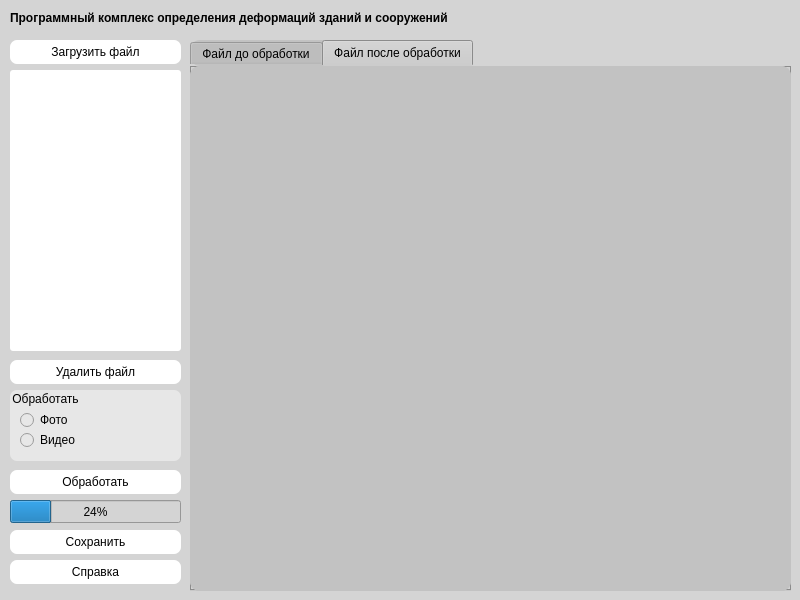
<?xml version="1.0" encoding="UTF-8"?>
<ui version="4.0">
 <class>Widget</class>
 <widget class="QWidget" name="Widget">
  <property name="geometry">
   <rect>
    <x>0</x>
    <y>0</y>
    <width>800</width>
    <height>600</height>
   </rect>
  </property>
  <property name="windowTitle">
   <string>Сибирский государственный университет геосистем и технологий </string>
  </property>
  <property name="styleSheet">
   <string notr="true">background-color: rgb(255, 255, 255);
background-color: rgb(212, 212, 212);</string>
  </property>
  <widget class="QPushButton" name="DeleteButton">
   <property name="geometry">
    <rect>
     <x>10</x>
     <y>360</y>
     <width>171</width>
     <height>24</height>
    </rect>
   </property>
   <property name="styleSheet">
    <string notr="true">background-color: rgb(255, 255, 255);
font: 700 10pt &quot;Perpetua Titling MT&quot;;
border-radius: 7px;
</string>
   </property>
   <property name="text">
    <string>Удалить файл</string>
   </property>
  </widget>
  <widget class="QGroupBox" name="groupBox_2">
   <property name="geometry">
    <rect>
     <x>10</x>
     <y>390</y>
     <width>171</width>
     <height>71</height>
    </rect>
   </property>
   <property name="styleSheet">
    <string notr="true">background-color: rgb(231, 231, 231);
border-radius: 7px;
font: 700 10pt &quot;Perpetua Titling MT&quot;;</string>
   </property>
   <property name="title">
    <string>Обработать</string>
   </property>
   <widget class="QRadioButton" name="radioButton">
    <property name="geometry">
     <rect>
      <x>10</x>
      <y>20</y>
      <width>89</width>
      <height>20</height>
     </rect>
    </property>
    <property name="text">
     <string>Фото </string>
    </property>
   </widget>
   <widget class="QRadioButton" name="radioButton_2">
    <property name="geometry">
     <rect>
      <x>10</x>
      <y>40</y>
      <width>89</width>
      <height>20</height>
     </rect>
    </property>
    <property name="text">
     <string>Видео</string>
    </property>
   </widget>
  </widget>
  <widget class="QPushButton" name="ProcessingButton">
   <property name="geometry">
    <rect>
     <x>10</x>
     <y>470</y>
     <width>171</width>
     <height>24</height>
    </rect>
   </property>
   <property name="styleSheet">
    <string notr="true">border-radius: 7px;
background-color: rgb(255, 255, 255);
font: 700 10pt &quot;Perpetua Titling MT&quot;;</string>
   </property>
   <property name="text">
    <string>Обработать</string>
   </property>
  </widget>
  <widget class="QTabWidget" name="tabWidget">
   <property name="geometry">
    <rect>
     <x>190</x>
     <y>40</y>
     <width>601</width>
     <height>551</height>
    </rect>
   </property>
   <property name="styleSheet">
    <string notr="true">background-color: rgb(255, 255, 255);
font: 700 10pt &quot;Perpetua Titling MT&quot;;
background-color: rgb(194, 194, 194);
border-radius: 10px;</string>
   </property>
   <property name="currentIndex">
    <number>1</number>
   </property>
   <widget class="QWidget" name="tab">
    <attribute name="title">
     <string>Файл до обработки</string>
    </attribute>
   </widget>
   <widget class="QWidget" name="tab_2">
    <attribute name="title">
     <string>Файл после обработки</string>
    </attribute>
   </widget>
  </widget>
  <widget class="QProgressBar" name="progressBar">
   <property name="geometry">
    <rect>
     <x>10</x>
     <y>500</y>
     <width>171</width>
     <height>23</height>
    </rect>
   </property>
   <property name="styleSheet">
    <string notr="true"/>
   </property>
   <property name="value">
    <number>24</number>
   </property>
  </widget>
  <widget class="QPushButton" name="HelpHelp">
   <property name="geometry">
    <rect>
     <x>10</x>
     <y>560</y>
     <width>171</width>
     <height>24</height>
    </rect>
   </property>
   <property name="styleSheet">
    <string notr="true">background-color: rgb(255, 255, 255);
font: 700 10pt &quot;Perpetua Titling MT&quot;;
border-radius: 7px;

</string>
   </property>
   <property name="text">
    <string>Справка</string>
   </property>
  </widget>
  <widget class="QPushButton" name="SaveButton">
   <property name="geometry">
    <rect>
     <x>10</x>
     <y>530</y>
     <width>171</width>
     <height>24</height>
    </rect>
   </property>
   <property name="styleSheet">
    <string notr="true">background-color: rgb(255, 255, 255);
font: 700 10pt &quot;Perpetua Titling MT&quot;;
border-radius: 7px;
</string>
   </property>
   <property name="text">
    <string>Сохранить</string>
   </property>
  </widget>
  <widget class="QListWidget" name="listWidget">
   <property name="geometry">
    <rect>
     <x>10</x>
     <y>70</y>
     <width>171</width>
     <height>281</height>
    </rect>
   </property>
   <property name="styleSheet">
    <string notr="true">background-color: rgb(255, 255, 255);
font: 9pt &quot;PT Bold Heading&quot;;
border-radius: 3px;</string>
   </property>
  </widget>
  <widget class="QPushButton" name="DownloadVideoButton">
   <property name="geometry">
    <rect>
     <x>10</x>
     <y>40</y>
     <width>171</width>
     <height>24</height>
    </rect>
   </property>
   <property name="styleSheet">
    <string notr="true">background-color: rgb(255, 255, 255);
font: 700 10pt &quot;Perpetua Titling MT&quot;;
border-radius: 7px;</string>
   </property>
   <property name="text">
    <string>Загрузить файл</string>
   </property>
  </widget>
  <widget class="QLabel" name="label">
   <property name="geometry">
    <rect>
     <x>10</x>
     <y>10</y>
     <width>501</width>
     <height>16</height>
    </rect>
   </property>
   <property name="styleSheet">
    <string notr="true">font: 700 10pt &quot;Perpetua Titling MT&quot;;
font-weight: bold;
Front-size: 40pt;
</string>
   </property>
   <property name="text">
    <string>Программный комплекс определения деформаций зданий и сооружений </string>
   </property>
  </widget>
 </widget>
 <resources/>
 <connections/>
</ui>
